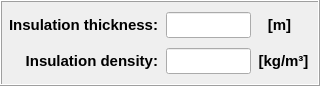
       <widget class="QFrame" name="frame_17">
        <property name="geometry">
         <rect>
          <x>110</x>
          <y>266</y>
          <width>320</width>
          <height>86</height>
         </rect>
        </property>
        <property name="minimumSize">
         <size>
          <width>320</width>
          <height>86</height>
         </size>
        </property>
        <property name="maximumSize">
         <size>
          <width>320</width>
          <height>86</height>
         </size>
        </property>
        <property name="frameShape">
         <enum>QFrame::Box</enum>
        </property>
        <property name="frameShadow">
         <enum>QFrame::Raised</enum>
        </property>
        <widget class="QLabel" name="label_45">
         <property name="geometry">
          <rect>
           <x>258</x>
           <y>12</y>
           <width>43</width>
           <height>26</height>
          </rect>
         </property>
         <property name="minimumSize">
          <size>
           <width>0</width>
           <height>26</height>
          </size>
         </property>
         <property name="maximumSize">
          <size>
           <width>16777215</width>
           <height>26</height>
          </size>
         </property>
         <property name="font">
          <font>
           <family>Arial</family>
           <pointsize>11</pointsize>
           <weight>75</weight>
           <italic>false</italic>
           <bold>true</bold>
          </font>
         </property>
         <property name="text">
          <string>[m]</string>
         </property>
         <property name="alignment">
          <set>Qt::AlignCenter</set>
         </property>
        </widget>
        <widget class="QLineEdit" name="lineEdit_insulation_density_variable_section">
         <property name="geometry">
          <rect>
           <x>166</x>
           <y>48</y>
           <width>85</width>
           <height>26</height>
          </rect>
         </property>
         <property name="minimumSize">
          <size>
           <width>85</width>
           <height>26</height>
          </size>
         </property>
         <property name="maximumSize">
          <size>
           <width>85</width>
           <height>26</height>
          </size>
         </property>
         <property name="font">
          <font>
           <family>Arial</family>
           <pointsize>11</pointsize>
           <weight>75</weight>
           <italic>true</italic>
           <bold>true</bold>
          </font>
         </property>
         <property name="styleSheet">
          <string notr="true">color: rgb(255, 0, 0);</string>
         </property>
         <property name="alignment">
          <set>Qt::AlignCenter</set>
         </property>
        </widget>
        <widget class="QLabel" name="label_48">
         <property name="geometry">
          <rect>
           <x>8</x>
           <y>48</y>
           <width>150</width>
           <height>26</height>
          </rect>
         </property>
         <property name="minimumSize">
          <size>
           <width>150</width>
           <height>26</height>
          </size>
         </property>
         <property name="maximumSize">
          <size>
           <width>150</width>
           <height>26</height>
          </size>
         </property>
         <property name="font">
          <font>
           <family>Arial</family>
           <pointsize>11</pointsize>
           <weight>75</weight>
           <italic>false</italic>
           <bold>true</bold>
          </font>
         </property>
         <property name="text">
          <string>&lt;html&gt;&lt;head/&gt;&lt;body&gt;&lt;p align=&quot;right&quot;&gt;Insulation density:&lt;/p&gt;&lt;/body&gt;&lt;/html&gt;</string>
         </property>
         <property name="alignment">
          <set>Qt::AlignCenter</set>
         </property>
        </widget>
        <widget class="QLabel" name="label_46">
         <property name="geometry">
          <rect>
           <x>8</x>
           <y>12</y>
           <width>150</width>
           <height>26</height>
          </rect>
         </property>
         <property name="minimumSize">
          <size>
           <width>150</width>
           <height>26</height>
          </size>
         </property>
         <property name="maximumSize">
          <size>
           <width>150</width>
           <height>26</height>
          </size>
         </property>
         <property name="font">
          <font>
           <family>Arial</family>
           <pointsize>11</pointsize>
           <weight>75</weight>
           <italic>false</italic>
           <bold>true</bold>
          </font>
         </property>
         <property name="text">
          <string>&lt;html&gt;&lt;head/&gt;&lt;body&gt;&lt;p align=&quot;right&quot;&gt;Insulation thickness:&lt;/p&gt;&lt;/body&gt;&lt;/html&gt;</string>
         </property>
         <property name="alignment">
          <set>Qt::AlignCenter</set>
         </property>
        </widget>
        <widget class="QLineEdit" name="lineEdit_insulation_thickness_variable_section">
         <property name="geometry">
          <rect>
           <x>166</x>
           <y>12</y>
           <width>85</width>
           <height>26</height>
          </rect>
         </property>
         <property name="minimumSize">
          <size>
           <width>85</width>
           <height>26</height>
          </size>
         </property>
         <property name="maximumSize">
          <size>
           <width>85</width>
           <height>26</height>
          </size>
         </property>
         <property name="font">
          <font>
           <family>Arial</family>
           <pointsize>11</pointsize>
           <weight>75</weight>
           <italic>true</italic>
           <bold>true</bold>
          </font>
         </property>
         <property name="focusPolicy">
          <enum>Qt::StrongFocus</enum>
         </property>
         <property name="styleSheet">
          <string notr="true">color: rgb(255, 0, 0);</string>
         </property>
         <property name="alignment">
          <set>Qt::AlignCenter</set>
         </property>
        </widget>
        <widget class="QLabel" name="label_47">
         <property name="geometry">
          <rect>
           <x>256</x>
           <y>48</y>
           <width>55</width>
           <height>26</height>
          </rect>
         </property>
         <property name="minimumSize">
          <size>
           <width>0</width>
           <height>26</height>
          </size>
         </property>
         <property name="maximumSize">
          <size>
           <width>16777215</width>
           <height>26</height>
          </size>
         </property>
         <property name="font">
          <font>
           <family>Arial</family>
           <pointsize>11</pointsize>
           <weight>75</weight>
           <italic>false</italic>
           <bold>true</bold>
          </font>
         </property>
         <property name="text">
          <string>&lt;html&gt;&lt;head/&gt;&lt;body&gt;&lt;p align=&quot;center&quot;&gt;[kg/m³]&lt;/p&gt;&lt;/body&gt;&lt;/html&gt;</string>
         </property>
         <property name="alignment">
          <set>Qt::AlignCenter</set>
         </property>
        </widget>
       </widget>
